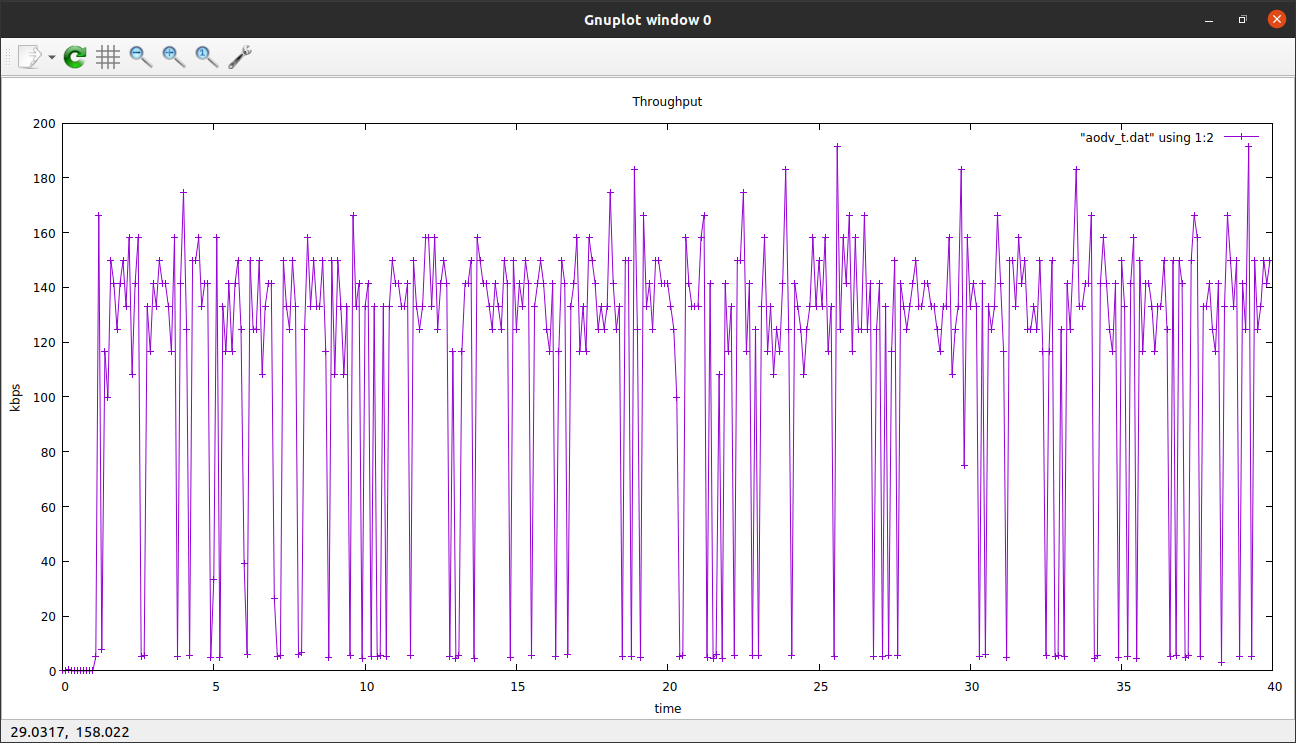

Write the gnuplot code that produced this figure.
set autoscale
set xtic auto
set ytic auto
set title "Throughput"
set xlabel "time"
set ylabel "kbps"

plot "aodv_t.dat" using 1:2 with linespoints
